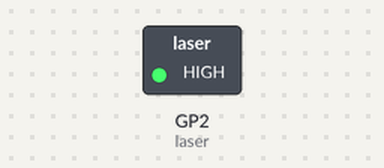
Bench run of a program on a simulated Raspberry Pi Pico running MicroPython. On the bench: switched loads named in the program (green lamp = pin HIGH).

Above: at 1.0 s.
At 3.0 s:
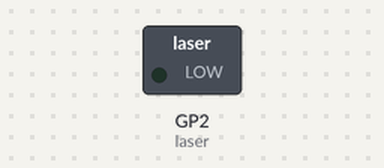
Timing chart, 0 to 5.2 s (numbered marks = the images above):
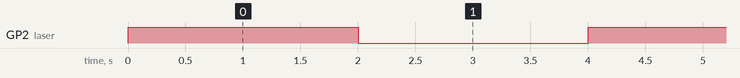

Measured:
- by itself, GP2 (laser): alternates HIGH for 2.0 s and LOW for 2.0 s

The program:

Laser.py
```python
'''
 * Keyestudio 42 in 1 Starter Kit for Raspberry Pi Pico
 * lesson 3
 * Laser
 * http://www.keyestudio.com
'''
from machine import Pin
import time

laser = Pin(2, Pin.OUT)# Build the laser object, connect the laser to pin 0, and set pin 2 to output mode
while True:
    laser.value(1)# Laser on
    time.sleep(2)# wait 2 seconds
    laser.value(0)# Laser off
    time.sleep(2)# wait 2 seconds 
```
